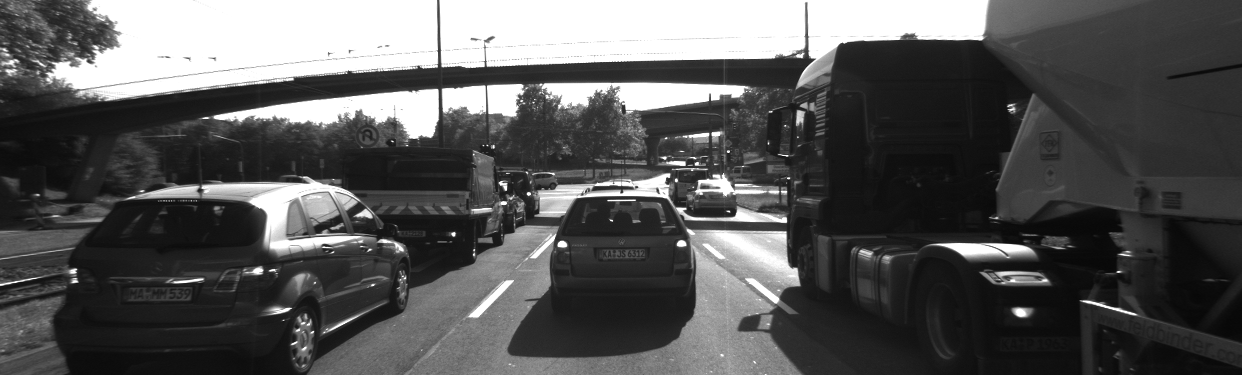
//> input picture camera/SFND_2D_Feature_Tracking/src/gradient_filtering/images/img1gray.png, 1242 x 375 px
$ ./gradient_sobel   (built with g++ and OpenCV 4)
//> lines starting //> are read from the running program, lines starting //| are printed output that depends on the picture
#include <iostream>
#include <numeric>
#include <opencv2/core.hpp>
#include <opencv2/highgui.hpp>
#include <opencv2/imgproc.hpp>

using namespace std;

void gradientSobel()
{
    // TODO: Based on the image gradients in both x and y, compute an image
    // which contains the gradient magnitude according to the equation at the
    // beginning of this section for every pixel position. Also, apply different
    // levels of Gaussian blurring before applying the Sobel operator and compare the results.

    // load image from file
    cv::Mat img;
    img = cv::imread("../images/img1gray.png");
//> img is the input picture: 375 rows x 1242 cols, CV_8UC3; min 7, max 255, mean 86.7

    // convert image to grayscale
    cv::Mat imgGray;
    cv::cvtColor(img, imgGray, cv::COLOR_BGR2GRAY);

    // show result of Gaussian Filter
    cv::namedWindow("Original Gray Image", 1); // create window
    cv::imshow("Original Image", imgGray);
    cv::waitKey(0); // wait for keyboard input before continuing

    // apply Gaussian smoothing
    cv::Mat img_blurred;
    int filterSize = 5;
    int stdDev = 2.0;
    cv::GaussianBlur(imgGray, img_blurred, cv::Size(filterSize, filterSize), stdDev);
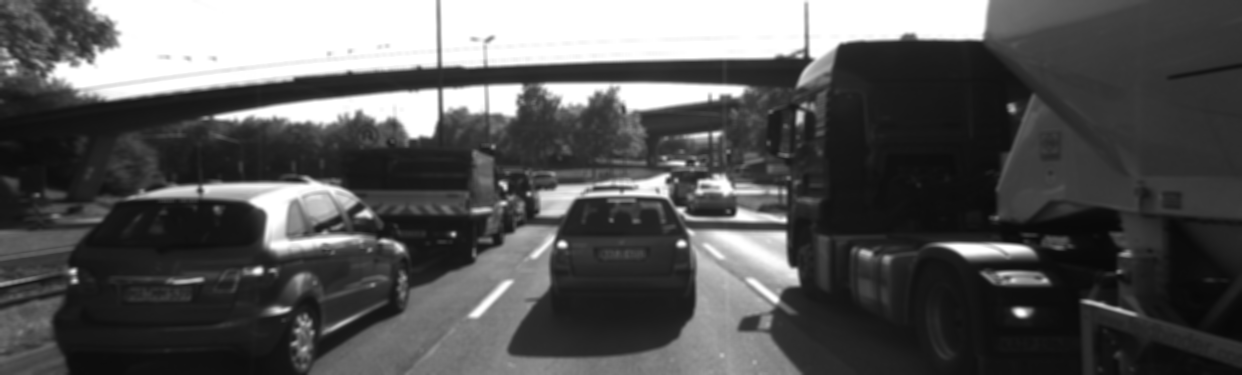
//> img_blurred: 375 rows x 1242 cols, CV_8UC1; min 8, max 255, mean 86.7

    // show result of Gaussian Filter
    cv::namedWindow("Gaussian Filtering", 1); // create window
    cv::imshow("Gaussian Filtering", img_blurred);
    cv::waitKey(0); // wait for keyboard input before continuing

    // create Sobel filter kernel
    float sobel_x[9] = {-1, 0, +1,
                        -2, 0, +2,
                        -1, 0, +1};
    cv::Mat kernel_x = cv::Mat(3, 3, CV_32F, sobel_x);

    // create Sobel filter kernel
    float sobel_y[9] = {-1, -2, -1,
                        0, 0, 0,
                        +1, +2, +1};
    cv::Mat kernel_y = cv::Mat(3, 3, CV_32F, sobel_y);

    // apply Sobel filter
    cv::Mat result_sobel_x;
    cv::filter2D(img_blurred, result_sobel_x, -1, kernel_x, cv::Point(-1, -1), 0, cv::BORDER_DEFAULT);
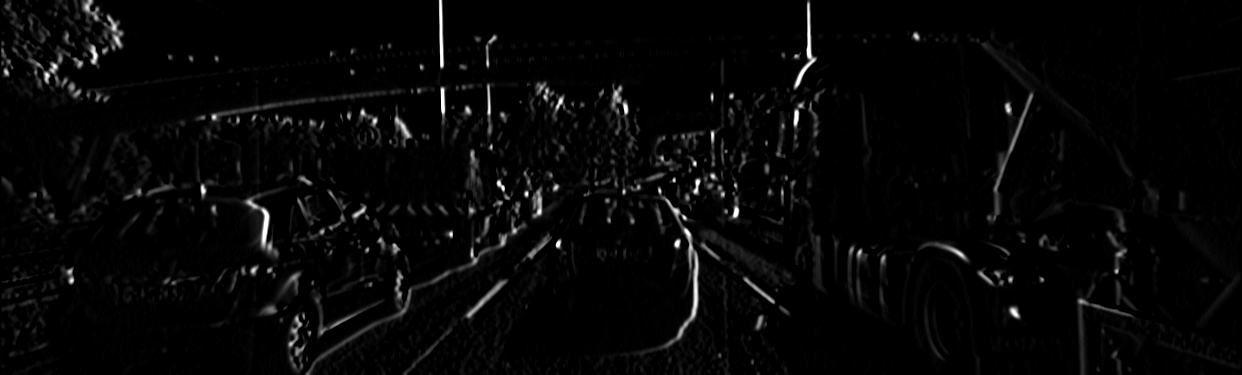
//> result_sobel_x: 375 rows x 1242 cols, CV_8UC1; min 0, max 255, mean 6.6
    cv::Mat result_sobel_y;
    cv::filter2D(img_blurred, result_sobel_y, -1, kernel_y, cv::Point(-1, -1), 0, cv::BORDER_DEFAULT);
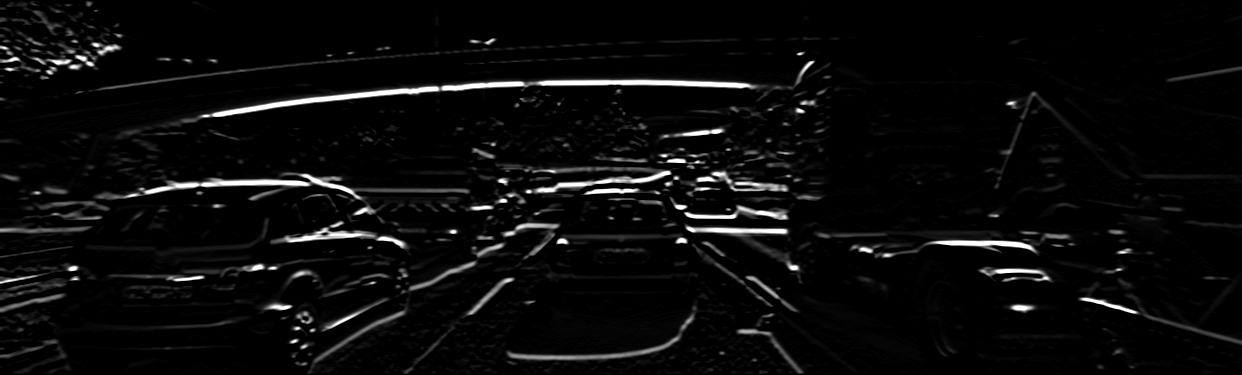
//> result_sobel_y: 375 rows x 1242 cols, CV_8UC1; min 0, max 255, mean 10.8

    // Take root sum squared of magnitude of filter at different directions
    cv::Mat magnitudeImg = imgGray.clone();
    for (size_t i = 0; i < magnitudeImg.rows; i++)
    {
        for (size_t j = 0; j < magnitudeImg.cols; j++)
        {
            magnitudeImg.at<unsigned char>(i, j) = sqrt(pow(result_sobel_x.at<unsigned char>(i, j), 2) + pow(result_sobel_y.at<unsigned char>(i, j), 2));
        }
    }
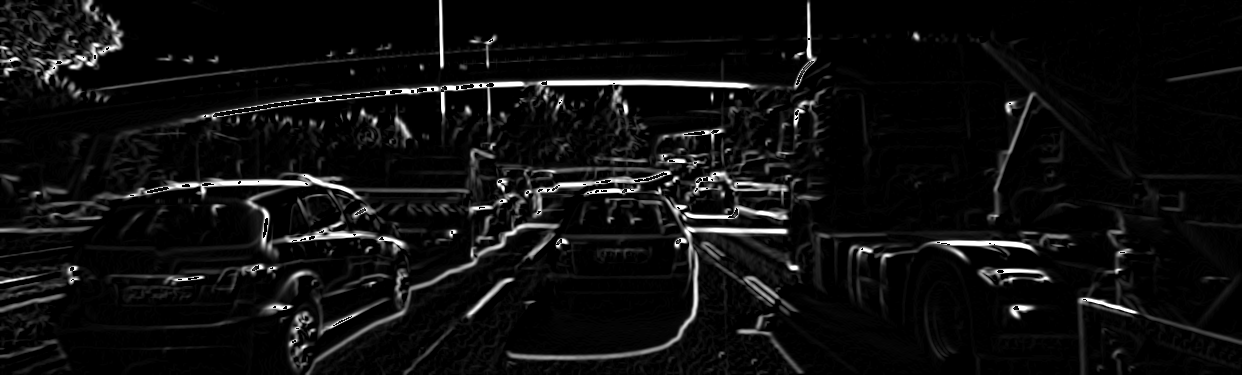
//> magnitudeImg: 375 rows x 1242 cols, CV_8UC1; min 0, max 255, mean 14.8

    // show result of Gaussian Filter
    cv::namedWindow("Sobel Filtering", 1); // create window
    cv::imshow("Sobel Filtering", magnitudeImg);
    cv::waitKey(0); // wait for keyboard input before continuing
}

int main()
{
    gradientSobel();
}

$ run again, with camera/SFND_2D_Feature_Tracking/src/gradient_filtering/images/img2gray.png copied over camera/SFND_2D_Feature_Tracking/src/gradient_filtering/images/img1gray.png
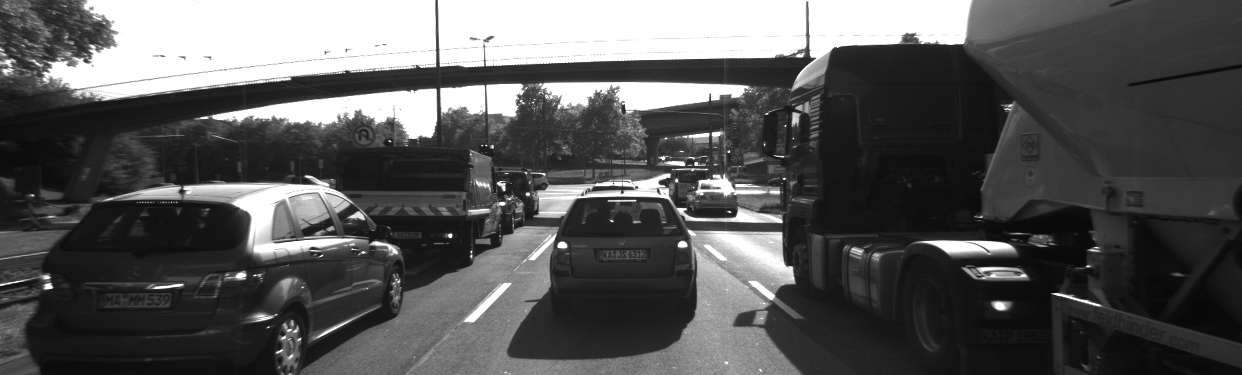
//> input picture camera/SFND_2D_Feature_Tracking/src/gradient_filtering/images/img2gray.png, 1242 x 375 px
//> in gradientSobel, img is the input picture: 375 rows x 1242 cols, CV_8UC3; min 6, max 255, mean 86.7
//> in gradientSobel, `cv::filter2D(img_blurred, result_sobel_x, -1, kernel_x, cv::Point(-1, ..`:
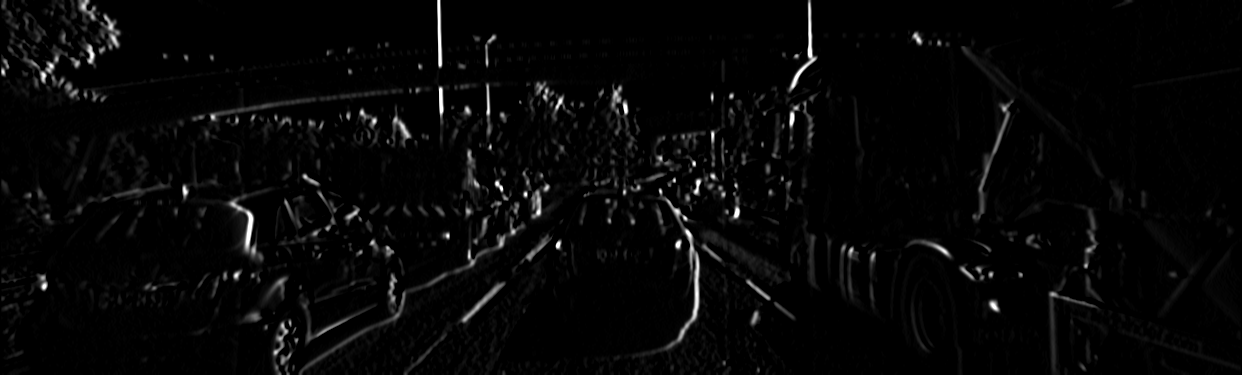
//> result_sobel_x: 375 rows x 1242 cols, CV_8UC1; min 0, max 255, mean 6.7
//> after the loop in gradientSobel, `for (size_t i = 0; i < magnitudeImg.rows; i++)`:
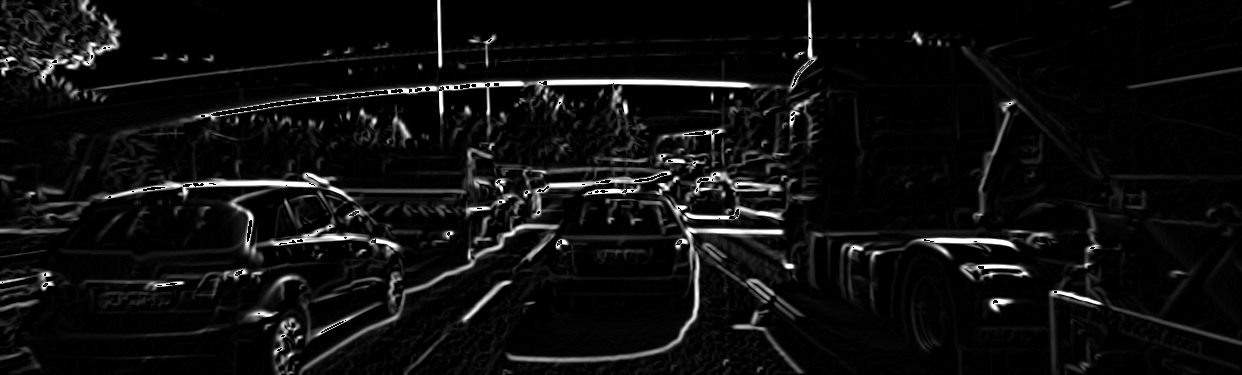
//> magnitudeImg: 375 rows x 1242 cols, CV_8UC1; min 0, max 255, mean 14.8
